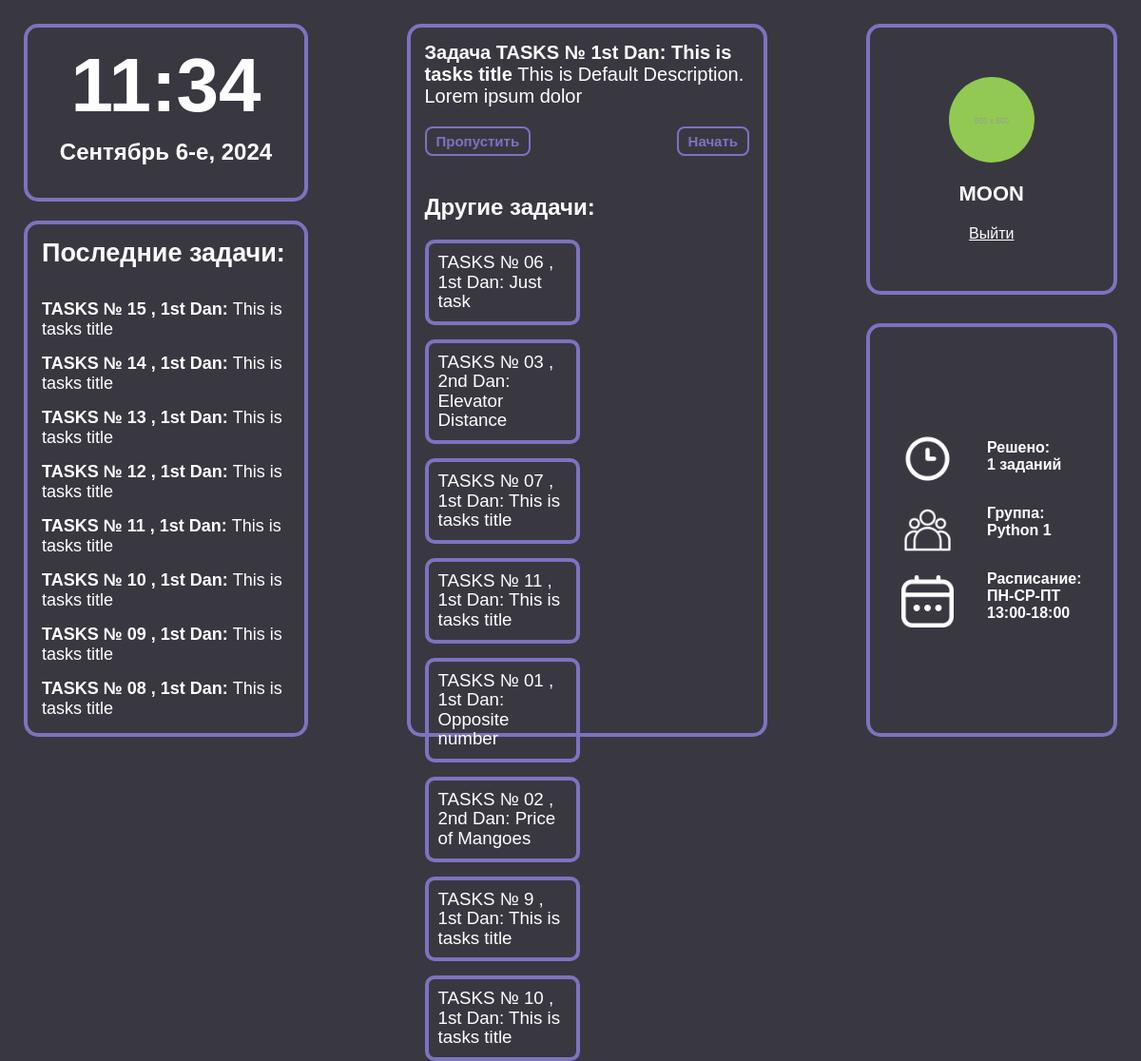
The app's page / (signed in) with its own data.
### tasks/models.py (models this page shows, shortened)
class Task(models.Model):
    title = models.CharField("Название", max_length=80, default=default_title)
    description = models.TextField("Описание", max_length=8000, default=default_description)
    difficulty = models.CharField("Сложность", choices=DIFFICULTY_CHOICES, default="1st Dan", max_length=10)
    created_at = models.DateField("Дата", auto_created=True)
    input_data = models.TextField("Входные данные", max_length=200, default="Введите входные данные" )
    output_data = models.TextField("Выходные данные", max_length=200, default="Введите выходные данные")
    def __str__(self):
        return f'{self.difficulty}: {self.title}'

class Profile(models.Model):
    user = models.OneToOneField(User, on_delete=models.CASCADE)
    solved_problems = models.IntegerField("Решенные задачи", default=0)
    groups = models.CharField("Группа", choices=COURSES_GROUPS, max_length=20)
    birth_date = models.DateField("День рождение", null=True, blank=True)
    schedule_day = models.CharField("Расписание(дни)", max_length=100, blank=False, default="ПН-СР-ПТ")
    schedule_time = models.CharField("Расписание(часы)", max_length=100, blank=False, default="13:00-18:00")
    pfp = models.ImageField("Аватарка", default='/profile_pics/default.png', upload_to='profile_pics')

### tasks/views.py (the view)
# urls.py: path("", main_view, name="main"),
def main_view(req):
    user = req.user
    all_tasks = Task.objects.all()
    latest_task = all_tasks.order_by('-id')[0]
    latest_tasks = all_tasks.order_by('-id')[:8]
    random_tasks = []
    id_list = random.sample(list(all_tasks.values_list('id', flat=True)), len(all_tasks))
    new_random_task = random.choice(all_tasks)
    for i in id_list:
        random_tasks.append(all_tasks[i - 1])
    random_tasks = random_tasks[:8]
    obj = {
        'all_tasls': all_tasks,
        'latest_task': latest_task,
        'latest_tasks': latest_tasks,
        'random_tasks': random_tasks,
        'user': user,
        'new_random_task': new_random_task,
    }
    if user.is_authenticated:
        if req.method == "POST":
            form = PfpForm(req.POST, req.FILES)
            if form.is_valid():
                update_profile = Profile.objects.get(user=req.user)
                update_profile.pfp = req.FILES['pfp']
                update_profile.save()
                return redirect('/')
            else:
                return HttpResponse('error')
        else:
            form = PfpForm()
            profile = Profile.objects.get(user=user)
            obj['profile'] = profile
            obj['form'] = form
            return render(req, "main.html", obj)
    else:
        return render(req, "unauth.html", obj)

### tasks/templates/main.html (shortened to what this page needs)
{% load static %}
<!DOCTYPE html>
<html lang="en">
<head>
</head>
<body>
    <div class="wrapper">
        <div class="left">
            <div class="date">
                <h2 class="date-time">
                </h2>
                <h3 class="date-string">
                </h3>
            </div>
            <div class="tasks">
                <h3 class="tasks-heading">
                    Последние задачи:
                </h3>
                {% for i in latest_tasks %}
                    <a href="/solve/{{ i.id }}" class="tasks-item" style="text-decoration: none;">
                        <b class="last-task-underline">
                            TASKS №
                            {% if i.id < 10 %}
                                0{{ i.id }}
                            {% else %}
                                {{ i.id }}
                            {% endif %},
                            {{ i.difficulty }}:
                        </b>
                        {{ i.title }}
                    </a>
                {% endfor %}
            </div>
        </div>
        <div class="center">
            <div class="recommend">
                <h3 class="recommend-heading">
                    <b>
                        Задача TASKS №
                        {{ new_random_task }}
                    </b>
                    <span class="substring">
                        {% if new_random_task.description|length > 179 %}
                            {{ new_random_task.description|slice:"0:179" }}...
                        {% else %}
                            {{ new_random_task.description }}
                        {% endif %}
                    </span>
                </h3>
                <div class="recommend-buttons">
                    <a href="{% url 'main' %}" class="recommend-button">
                        Пропустить
                    </a>
                    <a href="/solve/{{ new_random_task.id }}" class="recommend-button">
                        Начать
                    </a>
                </div>
            </div>
            <div class="others">
                <h3 class="others-heading">
                    Другие задачи:
                </h3>
                <div class="others-list">
                    {% for i in random_tasks %}
                    <div class="others-item">
                        <h3 class="others-name">
                            <a style="text-decoration: none; color: #fff" href="/solve/{{ i.id }}">
                                TASKS №
                                {% if i.id < 8 %}
                                    0{{ i.id }}
                                {% else %}
                                    {{ i.id }}
                                {% endif %},
                                {{ i.difficulty }}:
                            </a>
                            {% if i.title|length > 45 %}
                                {{ i.title|slice:"0:45" }}...
                            {% else %}
                                {{ i.title }}
                            {% endif %}
                        </h3>
                    </div>
                    {% endfor %}
                </div>
            </div>
        </div>
        <div class="right">
            <div class="profile">
                <div class="profile-image">
                    <form
                        action=""
                        method="post"
                        class="profile-form"
                        enctype="multipart/form-data"
                    >
                    </form>
                    <img src="/media/{{profile.pfp}}" alt="">
                </div>
                <h3 class="task-item">
                    {{ user.username }}
                </h3>
                <a style="color: #fff;" href="/logout">
                    Выйти
                </a>
            </div>
            <div class="statistic">
                <div class="statistic-item">
                    <div class="statistic-icon">
                        <img class="icon-stat" src="{% static 'tasks/img/решено_stat.png' %}" alt="">
                        <img class="icon-stat" src="{% static 'tasks/img/группа_stat.png' %}" alt="">
                        <img class="icon-stat" src="{% static 'tasks/img/расписание_stat.png' %}" alt="">
                    </div>
                    <div class="statistic-text">
                        <p class="profile-stat"> Решено: <br> {{ profile.solved_problems }} заданий </p>
                        <p class="profile-stat"> Группа: <br> {{ profile.groups }} </p>
                        <p class="profile-stat"> Расписание: <br> {{ profile.schedule_day }} <br> {{ profile.schedule_time }} </p>
                    </div>
                </div>
            </div>
    </div>
</body>
</html>

### tasks/templates/main.html (style rules this page uses)
* { padding: 0; margin: 0; box-sizing: border-box; font-family: Arial, Helvetica, sans-serif; }
body { --main-color: #7C73C0; --secondary-color: #fff; transition: all .3s; background-color: #393841; }
.wrapper { display: flex; justify-content: space-between; gap: 30px; max-height: 100vh; padding: 25px; }
.left { display: flex; flex-direction: column; gap: 20px; width: 26%; position: relative; }
.date { width: 100%; height: 200px; border-radius: 15px; padding: 15px; display: flex; align-items: center; flex-direction: column; border: 4px solid var(--main-color); }
.date-time { font-size: 80px; color: var(--secondary-color); margin-bottom: 10px; }
.date-string { font-size: 24px; color: var(--secondary-color); }
.tasks { max-width: 100%; height: 70vh; border-radius: 15px; padding: 15px; border: 4px solid var(--main-color); display: flex; flex-direction: column; gap: 15px; text-decoration: none; overflow-y: auto }
.tasks-heading { font-size: 27px; color: var(--secondary-color); margin-bottom: 18px; }
.tasks-item { color: var(--secondary-color); font-size: 18px; }
.center { width: 33%; display: flex; flex-direction: column; border: 4px solid var(--main-color); border-radius: 15px; padding: 15px; }
.recommend { width: 100%; color: var(--secondary-color); margin-bottom: 40px; }
.recommend-heading { font-size: 20px; font-weight: 400; margin-bottom: 20px; }
.recommend-buttons { display: flex; justify-content: space-between; }
.recommend-button { border: 2px solid var(--main-color); border-radius: 8px; padding: 5px 10px; font-size: 15px; color: var(--main-color); font-weight: 600; cursor: pointer; transition: all 0.2s; background: transparent; }
.others-heading { font-size: 24px; margin-bottom: 20px; color: var(--secondary-color); }
.others-list { display: flex; flex-wrap: wrap; gap: 15px; }
.others-item { width: 48%; padding: 10px; border-radius: 10px; color: var(--secondary-color); border: 4px solid var(--main-color); cursor: pointer; }
.others-name { font-weight: 400; line-height: 1.1; }
.recommend-button { text-decoration: none; color: var(--main-color); }
.right { width: 23%; display: flex; flex-direction: column; justify-content: space-between; }
.profile { border: 4px solid var(--main-color); border-radius: 15px; width: 100%; height: 38%; display: flex; flex-direction: column; justify-content: center; align-items: center; gap: 20px; position: relative; }
.profile > .task-item { color: var(--secondary-color); font-size: 22px; }
.statistic { border: 4px solid var(--main-color); border-radius: 15px; width: 100%; height: 58%; }
.profile-image { overflow: hidden; width: 90px; height: 90px; border-radius: 50%; position: relative; }
.profile-image > img { width: 100%; }
.profile-form { position: absolute; width: 100%; height: 100%; }
.statistic { border: solid 4px var(--main-color); border-radius: 15px; width: 100%; height: 58%; display: flex; justify-content: center; align-items: center; }
.statistic-item { display: flex; justify-content: space-around; }
.statistic-icon { display: flex; flex-direction: column; gap: 20px; padding-right: 35px; }
.statistic-text { display: flex; flex-direction: column; justify-content: space-around; color: var(--secondary-color); font-size: 16px; font-weight: 550; gap: 20px; }
.icon-stat { width: 55px; height: 55px; }

### records on screen
Task: id "15", difficulty "1st Dan", title "This is tasks title"
Task: id "14", difficulty "1st Dan", title "This is tasks title"
Task: id "13", difficulty "1st Dan", title "This is tasks title"
Task: id "12", difficulty "1st Dan", title "This is tasks title"
Task: id "11", difficulty "1st Dan", title "This is tasks title"
Task: id "10", difficulty "1st Dan", title "This is tasks title"
Task: id "9", difficulty "1st Dan", title "This is tasks title"
Task: id "8", difficulty "1st Dan", title "This is tasks title"
Task: difficulty+title "1st Dan: This is tasks title", description "This is Default Description. Lorem ipsum dolor", id "7", difficulty "1st Dan", title "This is tasks title"
Task: id "6", difficulty "1st Dan", title "Just task"
Task: id "3", difficulty "2nd Dan", title "Elevator Distance"
Task: id "1", difficulty "1st Dan", title "Opposite number"
Task: id "2", difficulty "2nd Dan", title "Price of Mangoes"
Profile: pfp (placeholder picture), solved_problems "1", groups "Python 1", schedule_day "ПН-СР-ПТ", schedule_time "13:00-18:00"

### other values on screen
{{ user.username }} "MOON"
